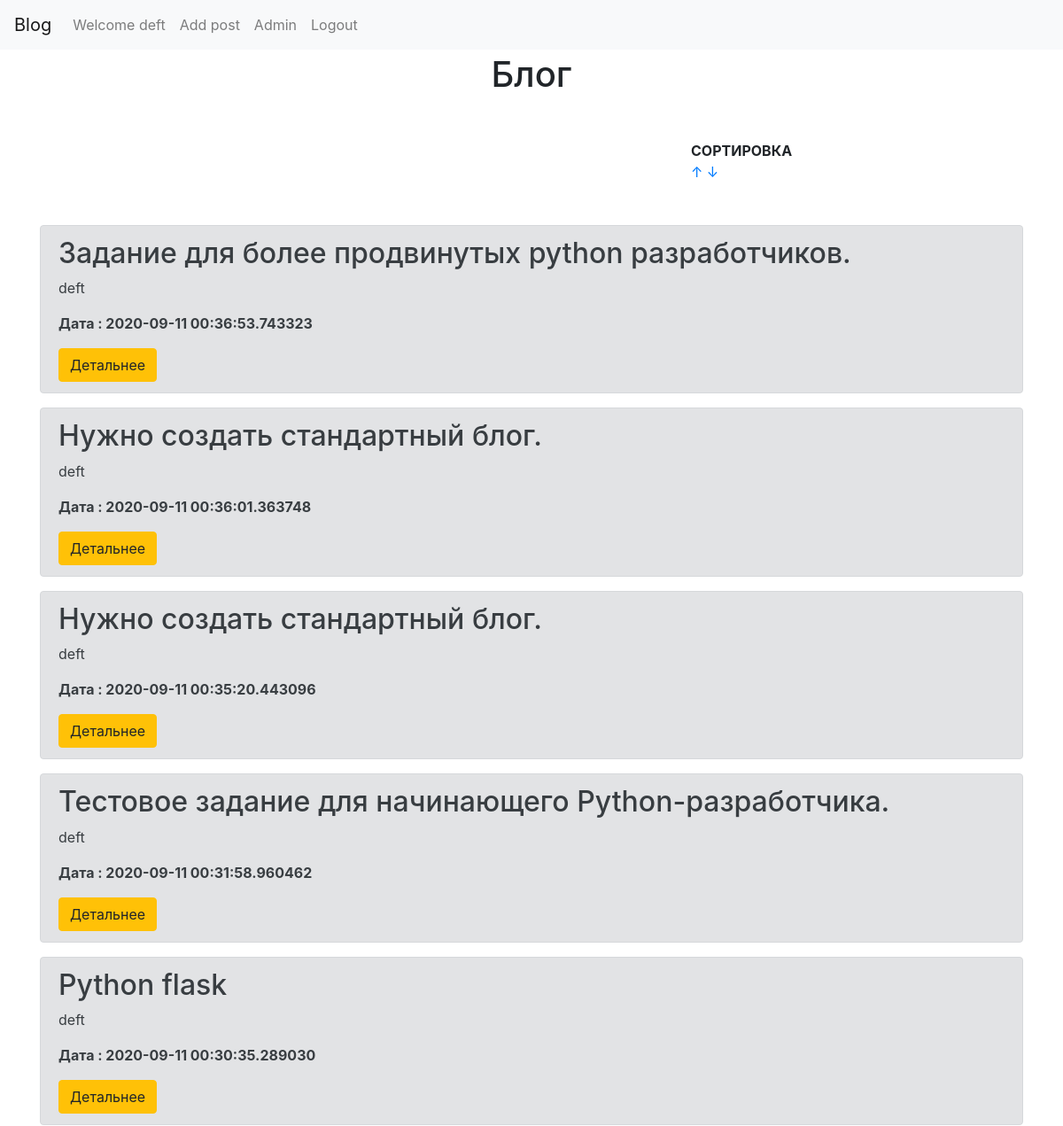
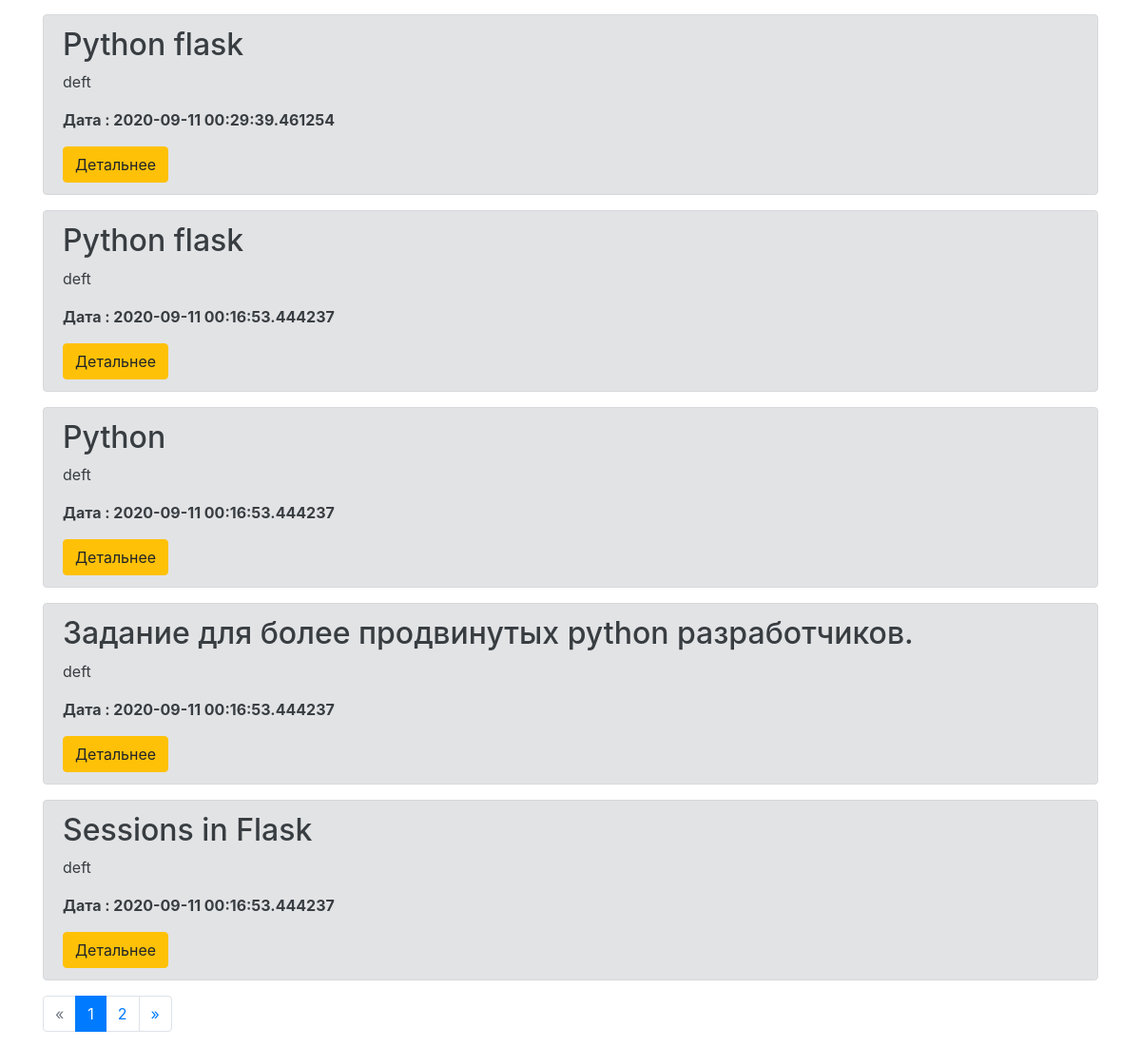
Screenshot of / (signed in) with the database file from the repository (2 pictures, top to bottom).
### app.py (models this page shows, shortened)
class Users(db.Model, UserMixin):
    __tablename__ = 'Users'
    id=db.Column(db.Integer,primary_key=True)
    username=db.Column(db.String(50), nullable = False)
    email=db.Column(db.String(50), nullable = False)
    password = db.Column(db.String(250), nullable = False)
    creationData=db.Column(db.DateTime,default=datetime.now())

class Article(db.Model):
    id=db.Column(db.Integer,primary_key=True)
    Authors=db.Column(db.String(50), nullable = False)
    Header=db.Column(db.String(300), nullable = False)
    content = db.Column(db.String(1500), nullable = False)
    img1=db.Column(db.String(248), nullable=True)
    creationData=db.Column(db.DateTime,default=datetime.now())
    tagi= db.relationship('Tag',backref='tags',lazy='dynamic')

### app.py (the view)
@app.route('/')
def index():
    sort = request.args.get('sort')
    page=request.args.get('page')
    articles = Article.query.order_by(Article.creationData.desc())
    if sort is not None:
        if sort == '1':
            articles = Article.query.order_by(Article.creationData)
        elif sort == '2':
            articles = Article.query.order_by(Article.creationData.desc())
    if page and page.isdigit():
        page=int(page)
    else:
        page=1
    pages=articles.paginate(page=page,per_page=10)
    return render_template('index.html',articles=articles,pages =pages)

### app.py (called while the page is built)
@login_manager.user_loader
def load_user(user_id):
    return Users.query.get(int(user_id))

### templates/index.html (shortened to what this page needs)
        {% extends "base.html" %}
        {% block content %}
    <div class="container">
        <h1 class="text-center mt-1"> Блог </h1>
            </div>
    <div class="row" style= margin-top:50px;margin-left:315px>
        <div class="col-md-2 offset-md-6">
            <span><b>СОРТИРОВКА</b></span>
            <a href="/?sort=1">&uarr;</a>
            <a href="/?sort=2">&darr;</a>
        </div>
</div>
<div class="container mt-5">
    {%for art in pages.items%}
    <div class="alert alert-secondary">
        <h2>{{art.Header}}</h2>
        <p>{{ art.Authors}}</p>
        <p><b>Дата : {{art.creationData}}</b></p>
        <a href="/show?id={{ art.id }}"class="btn btn-warning"> Детальнее </a>
    </div>
    {%endfor%}
            <nav aria-label="...">
                <ul class="pagination">
                  <li {%if not pages.prev_num%} class="page-item disabled" {%else%} class="page-item " {%endif%}>
                    <a class="page-link" href='./?page={{pages.prev_num}}' tabindex="-1">«</a>
                  </li>
                  {%for page in pages.iter_pages() %}
                  {%if  page==pages.page%} <li class="page-item active">{%endif%}
                      {%if page %}
                    <a class="page-link" href="./?page={{page}}">{{page}} <span class="sr-only">(current)</span></a>
                  </li>
                  {%else%}
                  <li class="page-item disabled"><a class="page-link" href="">...</a></li>
                  {%endif%}
                  {% endfor %}
                  <li {%if not pages.next_num%} class="page-item disabled" {%else%} class="page-item " {%endif%}>
                      <a class="page-link" href="./?page={{pages.next_num}}">»</a>
                  </li>
              </ul>
              </nav>        </div>
{% endblock %}

### templates/base.html (shortened to what this page needs)
<!DOCTYPE html>
    <head>
      <link rel="stylesheet" href="https://stackpath.bootstrapcdn.com/bootstrap/4.5.0/css/bootstrap.min.css">
      <nav class="navbar navbar-expand-lg navbar-light bg-light">
        <a class="navbar-brand" href="{{ url_for('index') }}"> Blog</a>
        <div class="collapse navbar-collapse" id="navbarNav">
          <ul class="navbar-nav">
            {% if current_user.is_authenticated %}
            <li class="nav-item">
              <a class="nav-link" > Welcome {{current_user.username}}</a>
            </li>
            <li class="nav-item">
              <a class="nav-link" href="{{ url_for('add') }}" > Add post</a>
            </li>
            <li class="nav-item">
              <a class="nav-link" href="\admin"  >Admin</a>
            </li>
            <li class="nav-item">
              <a class="nav-link" href="{{ url_for('logout') }}"> Logout</a>
            </li>
              {% endif %}
          </ul>
        </div>
      </nav>
      </head>
      <body>
        {%block content%} {%endblock%}
      </body>
</html>

### rows the page displays
Users: username "deft"
Article: Header "Задание для более продвинутых python разработчиков.", Authors "deft", creationData "2020-09-11 00:36:53.743323"
Article: Header "Нужно создать стандартный блог.", Authors "deft", creationData "2020-09-11 00:36:01.363748"
Article: Header "Нужно создать стандартный блог.", Authors "deft", creationData "2020-09-11 00:35:20.443096"
Article: Header "Тестовое задание для начинающего Python-разработчика.", Authors "deft", creationData "2020-09-11 00:31:58.960462"
Article: Header "Python flask", Authors "deft", creationData "2020-09-11 00:30:35.289030"
Article: Header "Python flask", Authors "deft", creationData "2020-09-11 00:29:39.461254"
Article: Header "Python flask", Authors "deft", creationData "2020-09-11 00:16:53.444237"
Article: Header "Python", Authors "deft", creationData "2020-09-11 00:16:53.444237"
Article: Header "Задание для более продвинутых python разработчиков.", Authors "deft", creationData "2020-09-11 00:16:53.444237"
Article: Header "Sessions in Flask", Authors "deft", creationData "2020-09-11 00:16:53.444237"

### other values shown
{{ page }} "1" "2"
